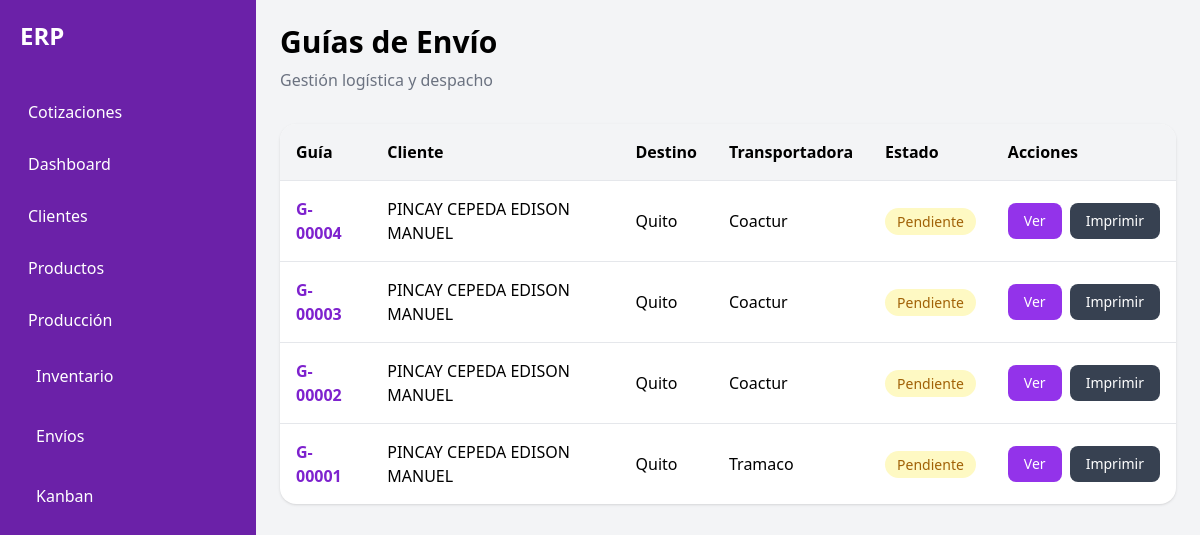
Page /shipments/ on the earlier database version.
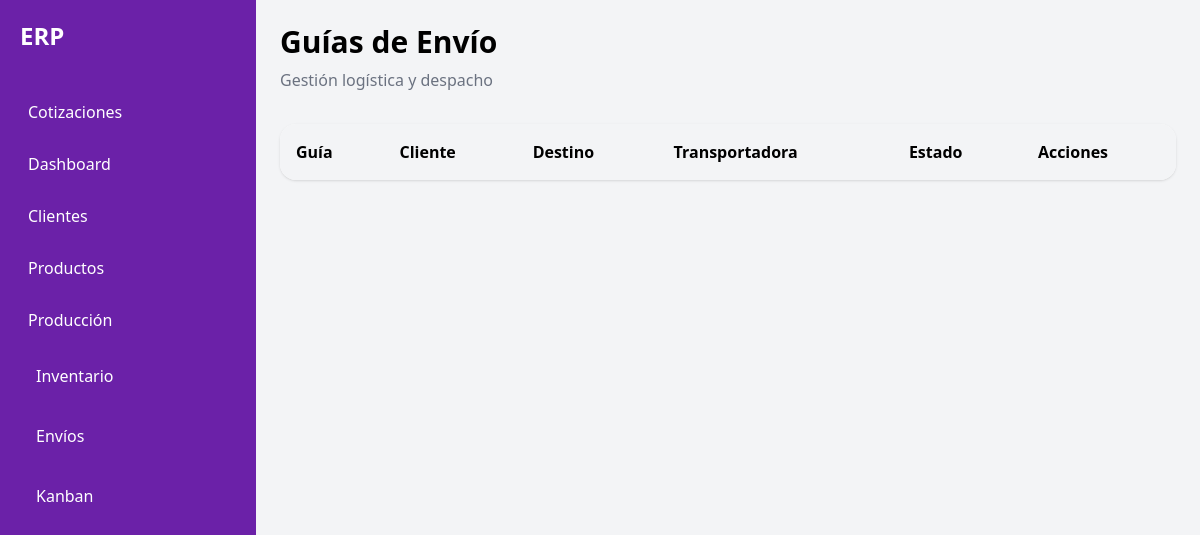
Same page on the later database version.
### app/models/shipment.py (models this page shows)
class Shipment(Base):
    __tablename__ = "shipments"
    id = Column(
        Integer,
        primary_key=True
    )
    quotation_id = Column(
        Integer,
        ForeignKey("quotations.id")
    )
    guide_number = Column(String)
    customer_name = Column(String)
    customer_phone = Column(String)
    origin_city = Column(
        String,
        default="Manta"
    )
    destination_city = Column(String)
    destination_address = Column(String)
    carrier = Column(String)
    boxes = Column(Integer)
    notes = Column(String)
    status = Column(
        String,
        default="pendiente"
    )
    created_at = Column(
        DateTime,
        default=datetime.utcnow
    )

### app/routes/shipments.py (the view)
@router.get(
    "/",
    response_class=HTMLResponse
)
async def shipments_page(
    request: Request,
    db: Session = Depends(get_db)
):
    shipments = db.query(
        Shipment
    ).order_by(
        Shipment.id.desc()
    ).all()
    return templates.TemplateResponse(
        request=request,
        name="shipments.html",
        context={
            "shipments": shipments
        }
    )

### app/templates/shipments.html
{% extends 'base.html' %}
{% block content %}
<div class="flex justify-between items-center mb-8">
    <div>
        <h1 class="text-3xl font-bold">
            Guías de Envío
        </h1>
        <p class="text-gray-500 mt-2">
            Gestión logística y despacho
        </p>
    </div>
</div>
<div class="bg-white rounded-2xl shadow overflow-hidden">
    <table class="w-full">
        <thead class="bg-gray-100">
            <tr>
                <th class="text-left p-4">
                    Guía
                </th>
                <th class="text-left p-4">
                    Cliente
                </th>
                <th class="text-left p-4">
                    Destino
                </th>
                <th class="text-left p-4">
                    Transportadora
                </th>
                <th class="text-left p-4">
                    Estado
                </th>
                <th class="text-left p-4">
                    Acciones
                </th>
            </tr>
        </thead>
        <tbody>
            {% for shipment in shipments %}
            <tr class="border-t hover:bg-gray-50">
                <td class="p-4 font-bold text-purple-700">
                    {{ shipment.guide_number }}
                </td>
                <td class="p-4">
                    {{ shipment.customer_name }}
                </td>
                <td class="p-4">
                    {{ shipment.destination_city }}
                </td>
                <td class="p-4">
                    {{ shipment.carrier }}
                </td>
                <td class="p-4">
                    {% if shipment.status == "pendiente" %}
                    <span class="bg-yellow-100 text-yellow-700 px-3 py-1 rounded-full text-sm">
                        Pendiente
                    </span>
                    {% elif shipment.status == "despachado" %}
                    <span class="bg-blue-100 text-blue-700 px-3 py-1 rounded-full text-sm">
                        Despachado
                    </span>
                    {% elif shipment.status == "entregado" %}
                    <span class="bg-green-100 text-green-700 px-3 py-1 rounded-full text-sm">
                        Entregado
                    </span>
                    {% endif %}
                </td>
                <td class="p-4">
                    <div class="flex gap-2">
                        <a
                            href="/shipments/{{ shipment.id }}/label"
                            class="bg-purple-600 hover:bg-purple-700 text-white px-4 py-2 rounded-lg text-sm"
                        >
                            Ver
                        </a>
                        <a
                            href="/shipments/{{ shipment.id }}/print"
                            class="bg-gray-700 hover:bg-gray-800 text-white px-4 py-2 rounded-lg text-sm"
                        >
                            Imprimir
                        </a>
                    </div>
                </td>
            </tr>
            {% endfor %}
        </tbody>
    </table>
</div>
{% endblock %}

### app/templates/base.html (shortened to what this page needs)
<!DOCTYPE html>
<html lang="es">
<head>
    <script src="https://cdn.tailwindcss.com"></script>
</head>
<body class="bg-gray-100">
    <div class="flex min-h-screen">
        <aside class="w-64 bg-purple-800 text-white p-5">
            <h1 class="text-2xl font-bold mb-10">
                ERP
            </h1>
            <nav class="space-y-3">
                <a href="/quotations" class="block hover:bg-purple-700 p-2 rounded">
                    Cotizaciones
                </a>
                <a href="/" class="block hover:bg-purple-700 p-2 rounded">
                    Dashboard
                </a>
                <a href="/clients" class="block hover:bg-purple-700 p-2 rounded">
                    Clientes
                </a>
                <a href="/products" class="block hover:bg-purple-700 p-2 rounded">
                    Productos
                </a>
                <a href="/production" class="block hover:bg-purple-700 p-2 rounded">
                    Producción
                </a>
                <a href="/inventory/" class="block py-3 px-4 rounded-xl hover:bg-purple-700"
                >
                    Inventario
                </a>
                <a href="/shipments/" class="block py-3 px-4 rounded-xl hover:bg-purple-700"
                >
                    Envíos
                </a>
                <a href="/production/kanban" class="block py-3 px-4 rounded-xl hover:bg-purple-700"
                >
                    Kanban
                </a>
            </nav>
        </aside>
        <main class="flex-1 p-6">
            {% block content %}
            {% endblock %}
        </main>
    </div>
</body>
</html>

Differences in the rows shown:
removed Shipment: guide_number "G-00004", customer_name "PINCAY CEPEDA EDISON MANUEL", destination_city "Quito", carrier "Coactur", status "Pendiente"
removed Shipment: guide_number "G-00003", customer_name "PINCAY CEPEDA EDISON MANUEL", destination_city "Quito", carrier "Coactur", status "Pendiente"
removed Shipment: guide_number "G-00002", customer_name "PINCAY CEPEDA EDISON MANUEL", destination_city "Quito", carrier "Coactur", status "Pendiente"
removed Shipment: guide_number "G-00001", customer_name "PINCAY CEPEDA EDISON MANUEL", destination_city "Quito", carrier "Tramaco", status "Pendiente"
